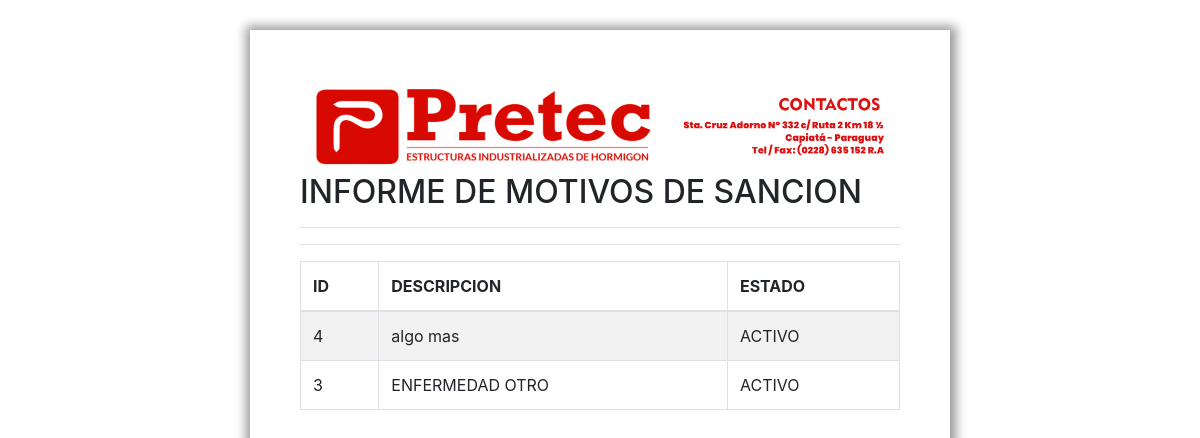
/paginas/referenciales/imprimirMotivoSancion.php, run on the app's committed database.
### tables this page shows
CREATE TABLE `mot_sancion` (
  `mot_san_id` int(11) NOT NULL,
  `mot_san` varchar(100) NOT NULL,
  `estado` tinyint(4) NOT NULL
);

### conexion/db.php (called while the page is built, shortened)
<?php
Class DB {
    private $host;
    private $usuario;
    private $pass;
    private $base_de_datos;
    private $charset;
    public function __construct() {
        $this->host = 'localhost';
        $this->base_de_datos = 'pretec';
        $this->usuario = 'root';
        $this->pass = '';
        $this->charset = 'utf8mb4';
    }
    public function  conectar(){
        try{
            $connection = "mysql:host=" . $this->host .
                    ";dbname=" . $this->base_de_datos .
                    ";charset=" . $this->charset;
            $options = [
                PDO::ATTR_ERRMODE => PDO::ERRMODE_EXCEPTION,
                PDO::ATTR_EMULATE_PREPARES=> false,
                PDO::ATTR_PERSISTENT => TRUE
            ];
            $pdo = new PDO($connection, $this->usuario, $this->pass,
                    $options);
            return $pdo;
        }catch(PDOException $e){
            print_r('Error connection: ' . $e->getMessage());
        }
    }
}

### paginas/referenciales/imprimirMotivoSancion.php (the view, shortened to what this page needs)
<?php
require_once '../../conexion/db.php';
$base_datos = new DB();
$query = $base_datos->conectar()->prepare("SELECT `mot_san_id`, `mot_san`,"
            . "IF(`estado` = 1, 'ACTIVO','INACTIVO') as estado "
            . "FROM `mot_sancion` ORDER BY mot_san_id DESC");
$query->execute();
?>
<!doctype html>
<html lang="en">
    <head>
        <link href="../../css/bootstrap/dist/css/bootstrap.min.css" rel="stylesheet">    </head>
    <body style="margin: 30px auto; width: 700px;
          box-shadow: 1px 1px 10px 5px #999999; padding: 50px;">
        <img src="../../images/membrete.jpg" style="width: 100%;" alt="">
        <h2>INFORME DE MOTIVOS DE SANCION</h2>
        <hr>
        <hr>
        <div class="row">
            <div class="col-md-12">
                <table class="table table-bordered table-striped">
                    <thead>
                        <tr>
                            <th>ID</th>
                            <th>DESCRIPCION</th>
                            <th>ESTADO</th>
                        </tr>
                    </thead>
                    <tbody>
                        <?php
                        if ($query->rowCount()) {
                            foreach ($query as $fila) {
                                ?>
                                <tr>
                                    <td><?php echo $fila['mot_san_id'] ?></td>
                                    <td><?php echo $fila['mot_san'] ?></td>
                                    <td><?php echo $fila['estado'] ?></td>
                                </tr>
                                <?php
                            }
                        }
                        ?>
                    </tbody>
                </table>
            </div>
        </div>
    </body>
</html>

### data on the page
mot_sancion: mot_san_id "4", mot_san "algo mas", estado "ACTIVO"
mot_sancion: mot_san_id "3", mot_san "ENFERMEDAD OTRO", estado "ACTIVO"
